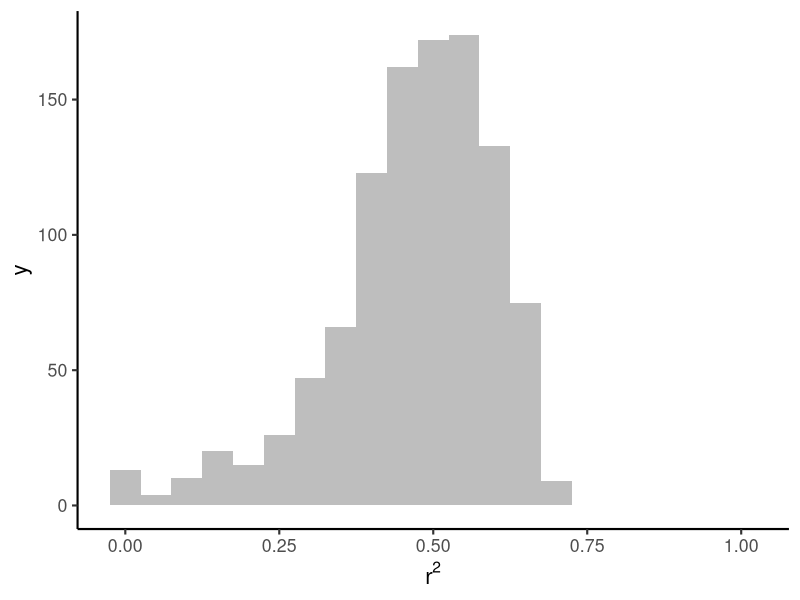

This figure's R source:
# Author: Natalie Cooper
# About: script to plot histogram of r2 values

# = = = = = = = = = = = = = = = = = = = = = = = = = = = = = =
# Load libraries
library(tidyverse)

# Load data
r2 <- read.csv("data/all.r2.csv")

# = = = = = = = = = = = = = = = = = = = = = = = = = = = = = =
# Plot

p1 <- 
  ggplot(r2, aes(x = x)) +
  geom_histogram(fill = "grey", binwidth = 0.05) +  
  theme_classic(base_size = 16) + 
  xlab(expression(paste(r^2))) +
  #xlab(expression(paste(r^2, " from models comparing real to simulated ", 
  #                delta^{13}, "C (\u2030)", " values"))) +
  expand_limits(x = c(0, 1),  y = c(0, 50))


ggsave("manuscript/PeerJ/figures/Figure-S6-r2.png", p1, 
       device = png(width = 600, height = 400))
